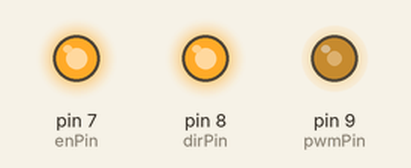
The sketch below on a simulated Arduino Uno, built with avr-gcc and run on an emulated ATmega328P. Parts: output pins drawn as LEDs (lit = HIGH).

Above: at 0.05 s.
At 3.95 s:
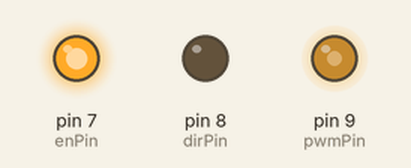
Timing chart, 0 to 4.6 s (numbered marks = the images above):
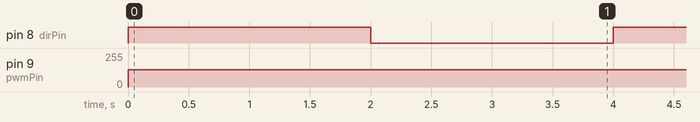

Measured:
- by itself, pin 8 (dirPin): alternates HIGH for 2.0 s and LOW for 2.0 s
- by itself, pin 9 (pwmPin): 0/255 → 128/255 at 0.00 s

The sketch:

actuator_control.ino
```cpp
int pwmPin = 9;
int dirPin = 8;
int enPin = 7;

void setup() {
  pinMode(pwmPin, OUTPUT);
  pinMode(dirPin, OUTPUT);
  pinMode(enPin, OUTPUT);
  digitalWrite(enPin, HIGH);
}

void loop() {
  analogWrite(pwmPin, 128);
  digitalWrite(dirPin, HIGH);
  delay(2000);
  digitalWrite(dirPin, LOW);
  delay(2000);
}
```
